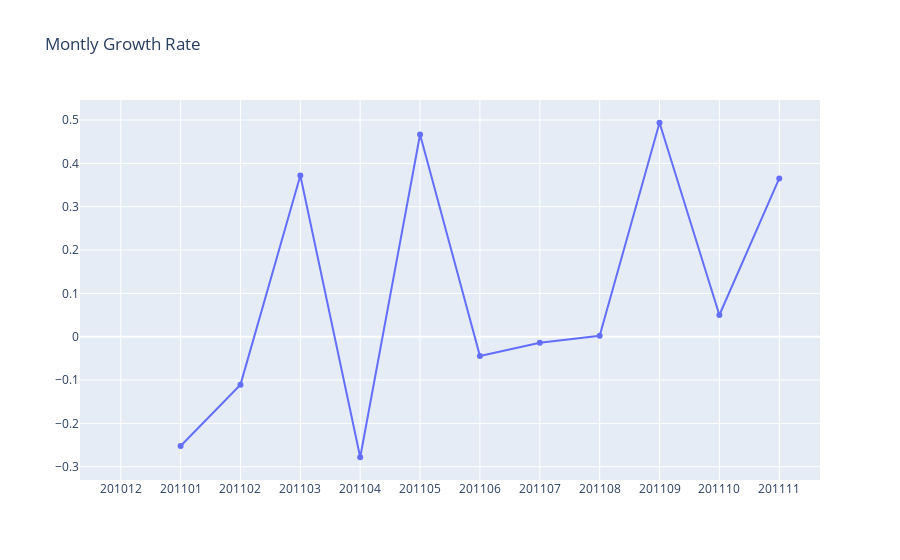

The notebook cell this image was saved under:
### Code cell
plot_data = [
    go.Scatter(
        x=tx_revenue.query("InvoiceYearMonth < 201112")['InvoiceYearMonth'],
        y=tx_revenue.query("InvoiceYearMonth < 201112")['MonthlyGrowth'],
    )
]

plot_layout = go.Layout(
        xaxis={"type": "category"},
        title='Montly Growth Rate'
    )

fig = go.Figure(data=plot_data, layout=plot_layout)
cf.iplot(fig)

### Figure 1 — Plotly figure (JSON) as saved in the notebook; plotly's stock layout.template omitted (floating-point values rounded to 4 significant figures)
{"data": [{"type": "scatter", "x": [201012, 201101, 201102, 201103, 201104, 201105, 201106, 201107, 201108, 201109, 201110, 201111], "y": [null, -0.2523, -0.1106, 0.3718, -0.2782, 0.4666, -0.04453, -0.01421, 0.002026, 0.4937, 0.05003, 0.3652]}], "layout": {"title": {"text": "Montly Growth Rate"}, "xaxis": {"type": "category"}}}
